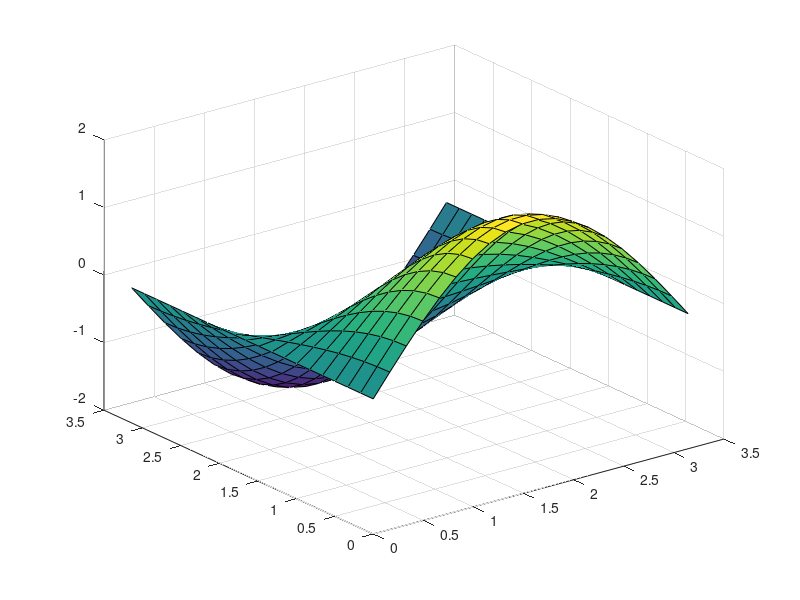

This figure's MATLAB source: (Note: this script raises an error after producing the figure.)
%% Homework 1, Basic MATLAB (I), Jonathan Glines


%% Exercise 1
% Let $x = \left[\matrix{3 & 2 & 6 & 8}\right]^\mathrm{T}$ and
% $y = \left[\matrix{4 & 1 & 3 & 5}\right]^\mathrm{T}$ , (namely, $x$ and $y$
% are column vectors).
x = [3 2 6 8]'
y = [4 1 3 5]'

%% Exercise 1 Part a
% Add the sum of the elements in $x$ to $y$.
sum(x) + y

%% Exercise 1 Part b
% Raise each element of $x$ to the power specified by the
% corresponding element in $y$.
y .^ x

%% Exercise 1 Part c
% Divide each element of $y$ by the corresponding element in $x$.
y ./ x

%% Exercise 1 Part d
% Multiply each element in $x$ by the corresponding element in $y$,
% calling the result $z$.
z = x .* y

%% Exercise 1 Part e
% Add up the elements in $z$ and assign the result to a variable
% called $w$.
w = sum(z)

%% Exercise 1 Part f
% Compute x'*y - w and interpret the result.  Answer: This is the
% scalar product of $x$ and $y$ minus the sum of the components in the
% component-wise product of $x$ and $y$.
x'*y - w

%% Exercise 2
% In each of the following cases, create a vector $x$ of length 20
% with the given elements.

%% Exercise 2 Part a
% $2, 4, 6, 8, \ldots$
x = [];
for n = 1:20
  x = [x n*2];
end
x

%% Exercise 2 Part b
% $10, 8, 6, 4, 2, 0, -2, -4, \ldots$
x = [];
for n = 1:20
  x = [x 12-n*2];
end
x

%% Exercise 2 Part c
% $1, 1/2, 1/3, 1/4, 1/5, \ldots$
x = [];
for n = 1:20
  x = [x 1/n];
end
x

%% Exercise 2 Part d
% $0, 1/2, 2/3, 3/4, 4/5, \ldots$
x = [];
for n = 1:20
  x = [x (n-1)/n];
end
x

%% Exercise 3
%% Exercise 3 Part a
% Plot functions $y = x$ and $y = x^2$ over the interval $-3 < x <
% 3$ and put them in a single figure. Use different line styles and
% marker types to distinguish them and include legends.
x = linspace(-3, 3, 20);
y1 = arrayfun(@(x) x, x);
y2 = arrayfun(@(x) x^2, x);
plot(x, y1, '-or', x, y2, '--sg'); legend('x', 'x^2')

%% Exercise 3 Part b
% Plot the surface of the function $z = 2 \sin x \cos y$ over $0 < x < \pi$ and
% $0 < y < \pi$.
[x, y] = meshgrid(linspace(0,pi,20));
z = arrayfun(@(x, y) 2*sin(x)*cos(y), x, y);
surf(x,y,z)

%% Exercise 4
% Given the array
% $A = \left[\matrix{
%   2 & 4 & 1 \cr
%   6 & 7 & 2 \cr
%   3 & 5 & 9 \cr
% }\right]$
% provide and run the commands needed to do the following.
A = [2 4 1;...
     6 7 2;...
     3 5 9];

%% Exercise 4 Part a
% Assign the first row of $A$ to a vector called $x$.
x = A(1,:)

%% Exercise 4 Part b
% Assign the last 2 rows of $A$ to an array called $y$.
y = A(end-1:end,:)

%% Exercise 4 Part c
% Compute the sum over the columns of $A$.
sum(A,2)

%% Exercise 4 Part d
% Compute the sum over the rows of $A$.
sum(A,1)

%% Exercise 4 Part e
% Compute the standard error of the mean of each column of $A$. (NOTE: The
% standard error of the mean is defined as the standard deviation divided
% by the square root of the number of elements used to compute the mean.)
[n,m] = size(A);
for a = 1:m
  col = A(:,a);
  sqrt(sum((col-mean(col)).^2)/(n - 1))/sqrt(n)
end

%% Exercise 5
% Given the array
% $A =
% \left[\matrix{2 & 7 & 9 & 7 \cr
%                3 & 1 & 5 & 6 \cr
%                8 & 1 & 2 & 5}\right]$,
% calculate and explain the results of the following commands.
A = [2 7 9 7;...
     3 1 5 6;...
     8 1 2 5];

%% Exercise 5 Part a
% This is the transpose of $A$.
A'

%% Exercise 5 Part b
% This is a matrix consisting of columns 1 and 4 of $A$.
A(:,[1 4])

%% Exercise 5 Part c
% This is a matrix consisting of colums 3 and 1 from rows 2 and 3 of $A$, the
% result of which is a 2x2 matrix. Notice that the order of the columns is
% reversed.
A([2 3], [3 1])

%% Exercise 5 Part d
% This changes the matrix from a 3x4 array to a 2x6 array.
reshape(A,2,6)

%% Exercise 5 Part e
% This creates a column vector with all of the entries of $A$.
A(:)

%% Exercise 5 Part f
% This is a matrix consisting of the rows of $A$ in reverse.
flipud(A)

%% Exercise 5 Part g
% This is a matrix consisting of the columns of $A$ in reverse.
fliplr(A)

%% Exercise 5 Part h
% This is the matrix $A$ with the last row duplicated.
[A; A(end,:)]

%% Exercise 5 Part i
% This is a matrix consisting of rows 1 through 3 of $A$. This happens to be
% equal to $A$ itself.
A(1:3,:)

%% Exercise 5 Part j
% This is the matrix $A$ with the first two rows appended to the end of the
% matrix.
[A; A(1:2,:)]

%% Exercise 5 Part k
% This is a row vector containing the sum of the elements in the respective
% columns of $A$.
sum(A)

%% Exercise 5 Part l
% This is a row vector containing the sum of the elements in the respective
% rows of $A$.
sum(A')

%% Exercise 5 Part m
% This is a column vector containing the sum of the elements in the respective
% rows of $A$.
sum(A,2)

%% Exercise 5 Part n
% This is a matrix where the top left portion of the matrix is made up of the
% matrix $A$. The entries below the entries of matrix $A$ are the sums of each
% respective column. The entries to the right of the entries of matrix $A$ ar
% ethe sums of each respective row. The bottom-right entry is the sum of all
% entries in $A$.
[[A ; sum(A)] [sum(A,2); sum(A(:))]]

%% Exercise 5 Part o
% A column vector consisting of the entries on the diagonal of $A$.
diag(A)

%% Exercise 5 Part p
% This matrix is the lower triangular part of $A$.
tril(A)

%% Exercise 6
% Given $x = \left[\matrix{3 & 15 & 9 & 12 & -1 & 0 & -12 & 9 & 6 & 1}\right]$, provide the
% command(s) that will do the following.

%% Exercise 5 Part a
%Set the values of $x$ that are positive to zero.
x = [3 15 9 12 -1 0 -12 9 6 1];
for n = 1:size(x')
  if x(n) > 0
    x(n) = 0;
  end
end
x

%% Exercise 5 Part b
% Set the values that are multiples of 3 to 3 (rem will help here)
x = [3 15 9 12 -1 0 -12 9 6 1];
for n = 1:size(x')
  if rem(x(n), 3) == 0
    x(n) = 3;
  end
end
x

%% Exercise 5 Part c
% Multiply the values of $x$ that are even by 5
x = [3 15 9 12 -1 0 -12 9 6 1];
for n = 1:size(x')
  if rem(x(n), 2) == 0
    x(n) = x(n) * 5;
  end
end
x

%% Exercise 5 Part d
% Extract the values of $x$ that are greater than 10 into a vector called $y$
x = [3 15 9 12 -1 0 -12 9 6 1];
y = [];
for n = 1:size(x')
  if x(n) > 10
    y = [y x(n)];
  end
end
y

%% Exercise 5 Part e
% Set the values in $x$ that are less than the mean to zero
x = [3 15 9 12 -1 0 -12 9 6 1];
m = sum(x, 2) / size(x, 2);
for n = 1:size(x')
  if x(n) < m
    x(n) = 0;
  end
end
x

%% Exercise 5 Part f
% Set the values in $x$ that are above the mean to their difference from the mean
x = [3 15 9 12 -1 0 -12 9 6 1];
m = sum(x, 2) / size(x, 2);
for n = 1:size(x')
  if x(n) > m
    x(n) = x(n) - m;
  end
end
x

%% Exercise 7
% Given that $x = \left[\matrix{1 & 5 & 2 & 8 & 9 & 0}\right]$ and $y =
% \left[\matrix{5 & 2 & 2 & 6 & 0 & 0 & 2}\right]$, execute and explain the
% results of the following commands.
x = [1 5 2 8 9 0 1];
y = [5 2 2 6 0 0 2];

%% Exercise 7 Part a
% This is a row vector where the elements are 1 (true) if the respective
% element of $x$ is greater than the respective element of $y$, and 0 (false)
% otherwise.
x > y

%% Exercise 7 Part b
% This is a row vector where the elements are 1 (true) if the respective
% element of $y$ is less than the respective element of $x$, and 0 (false)
% otherwise.
%
% This is the same as Part a.
y < x

%% Exercise 7 Part c
% This is a row vector where the elements are 1 (true) if the respective
% element of $x$ is equal to the respective element of $y$, and 0 (false)
% otherwise.
x == y

%% Exercise 7 Part d
% This is a row vector where the elements are 1 (true) if the respective
% element of $x$ is less than or equal to the respective element of $y$, and 0
% (false) otherwise.
x <= y

%% Exercise 7 Part e
% This is a row vector where the elements are 1 (true) if the respective
% element of $y$ is greater than or equal to the respective element of $x$, and
% 0 (false) otherwise.
%
% This is the same as Part d
y >= x

%% Exercise 7 Part f
% This is a row vector where the elements are 1 (true) if either the respective
% element of $y$ or the respective element of $x$ (or both) is non-zero, and 0
% (false) otherwise.
x | y

%% Exercise 7 Part g
% This is a row vector where the elements are 1 (true) if both the respective
% element of $x$ and the respective element of $y$ are non-zero, and 0 (false)
% otherwise.
x & y

%% Exercise 7 Part h
% This is a row vector where the elements are 1 (true) if the respective
% element of $x$ is non-zero and the respective element of $y$ is zero, and 0
% (false) otherwise.
x & (~y)

%% Exercise 7 Part i
% This is a row vector where the elements are 1 (true) if the respective
% elemnet of $x$ is greater than the respective element of $y$, and 0 (false)
% otherwise.
%
% This is a tautology and would be better written as $x > y$.
%
% This is the same as Part a.
(x > y) | (y < x)

%% Exercise 7 Part j
% This is a row vector where the elements are 1 (true) if the respective
% element of $x$ is greater than the respective element of $y$, and 0 (false)
% otherwise.
%
% This is a tautology and would be better written as $x > y$.
%
% This is the same as Part a.
(x > y) & (y < x)

%% Exercise 8
% Write brief scripts to evaluate the following functions. If you start each
% script with a request for input (using input), you'll be able to test that
% your code provides the correct results.
%
% $t(y) =
% \left\{
% \matrix{
%   200; & \qquad y < 10,000 \cr
%   200 + 0.1\left(y - 10,000\right); & \qquad 10,000 \leq y < 20,000 \cr
%   1,200 + 0.15\left(y - 20,000\right); & \qquad 20,000 \leq y < 50,000 \cr
%   5,700 + 0.25\left(y - 50,000\right); & \qquad y \geq 50,000
% }
% \right)$

%% Exercise 8 Part a
exercise8fun(5000)

%% Exercise 8 Part b
exercise8fun(17000)

%% Exercise 8 Part c
exercise8fun(25000)

%% Exercise 8 Part d
exercise8fun(75000)

%% Exercise 9
% Create a 10--by--5 matrix of random numbers (use rand). Move through the
% matrix element by element, and set any value that is less than 0.2 to 0 and
% any value that is greater than (or equal to) 0.2 to 1.
A = rand(10, 5);
for idx = 1:numel(A)
  if A(idx) < 0.2
    A(idx) = 0;
  else
    A(idx) = 1;
  end
end
A

%% Exercise 10
% Write a script that will use the random-number generator rand to determine
% the following.

%% Exercise 10 Part a
% The number of random numbers it takes to add up to 20 (or more).
exercise10_parta_fun()

%% Exercise 10 Part b
% The number of random numbers it takes tbefore a number between 0.8 and 0.85
% occurs.
exercise10_partb_fun()

%% Exercise 10 (continued)
% It will be worthwhile to run your script several times (say 1000 times)
% because you are dealing with random numbers. Can you predict any of the
% results that are described above?

%% Histogram for Exercise 10 Part a
y = [];
for idx = 1:10000
  y = [y exercise10_parta_fun()];
end
histogram(y)

%% Histogram for Exercise 10 Part b
% The output should follow an exponential distribution, since the probability
% of getting a random number between 0.8 and 0.85 does not depend on any
% previously obtained random numbers.
y = [];
for idx = 1:10000
  y = [y exercise10_partb_fun()];
end
histogram(y)
